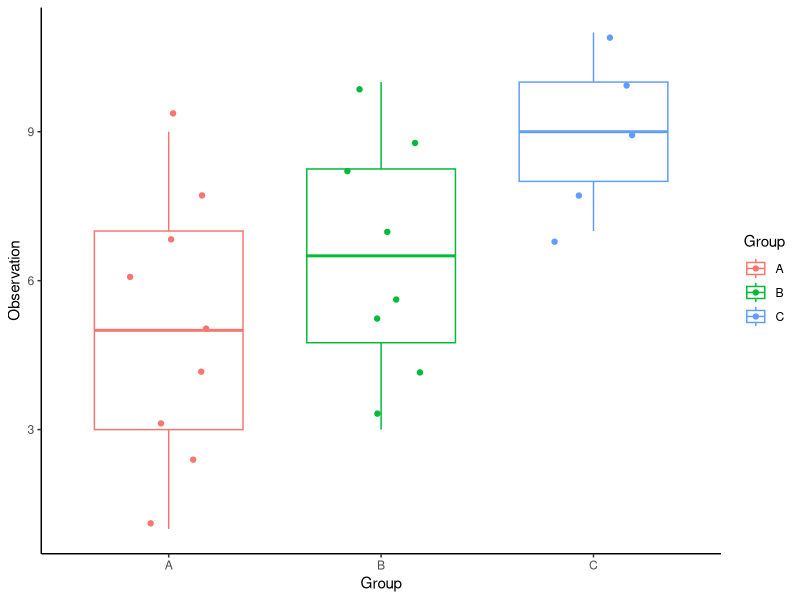
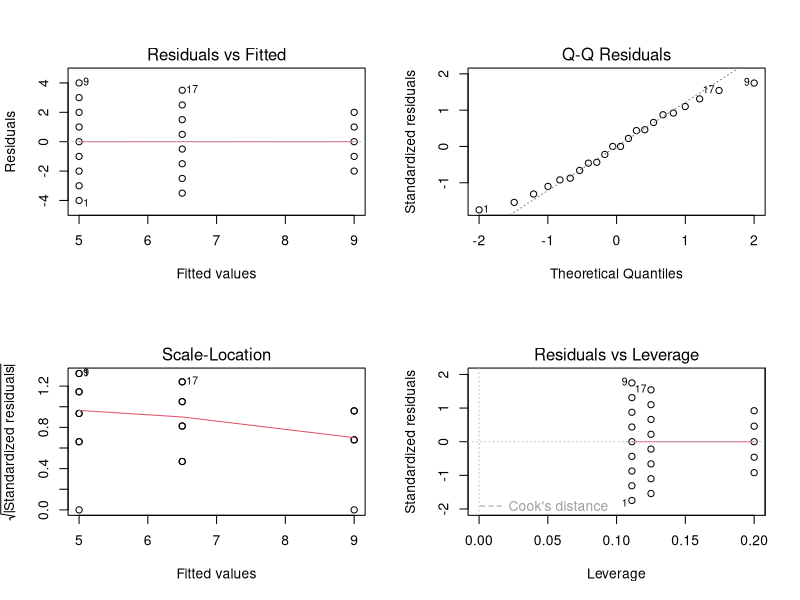
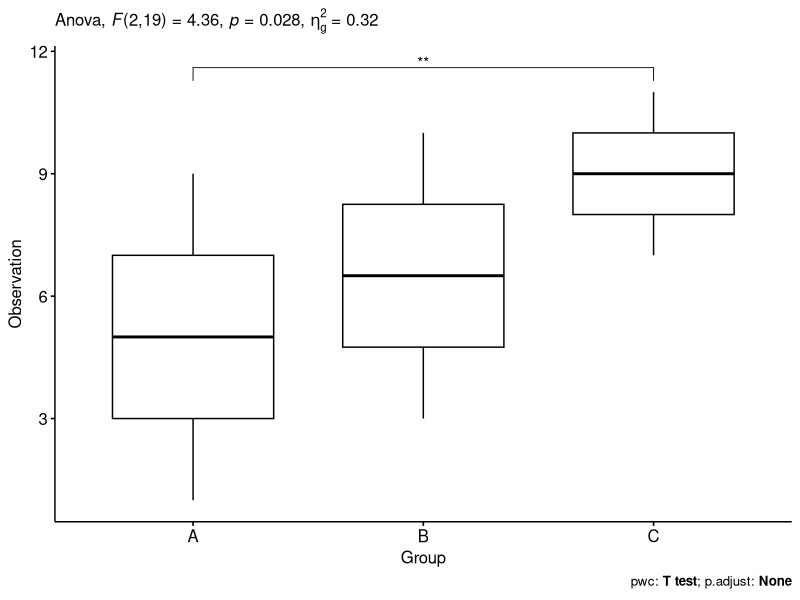
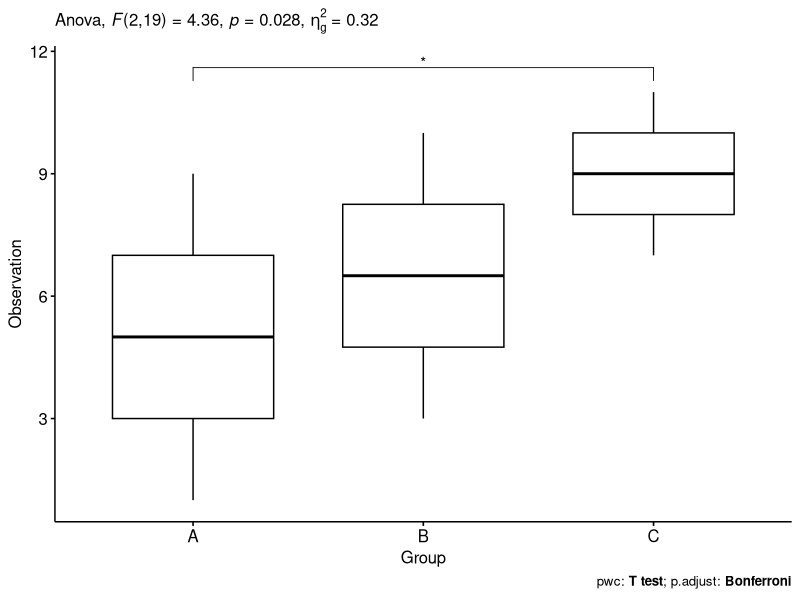
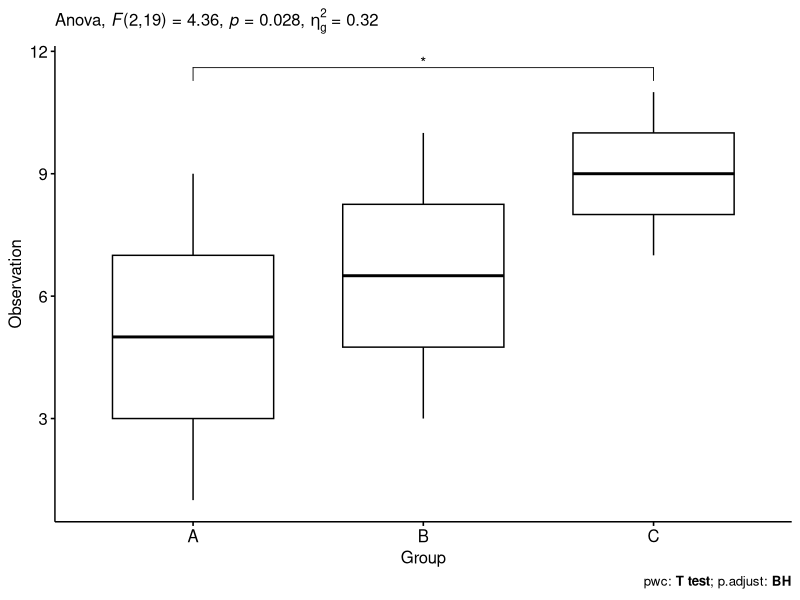
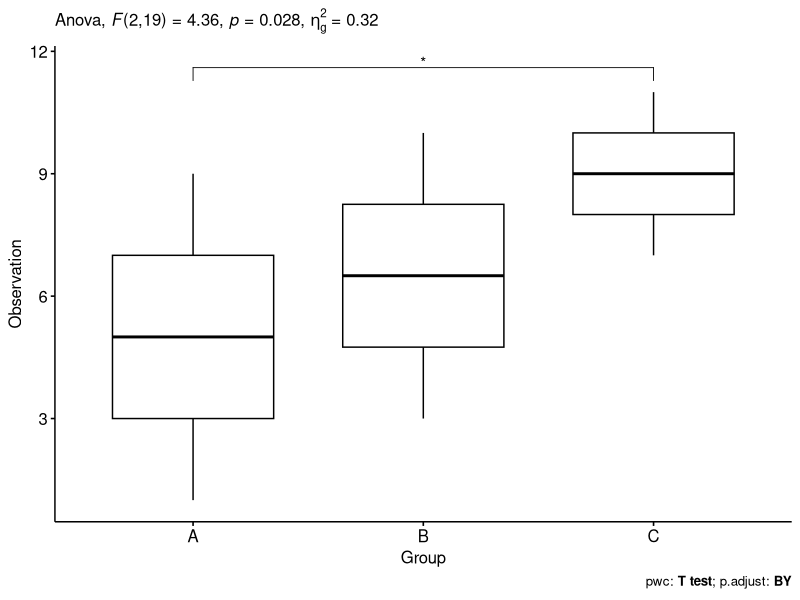
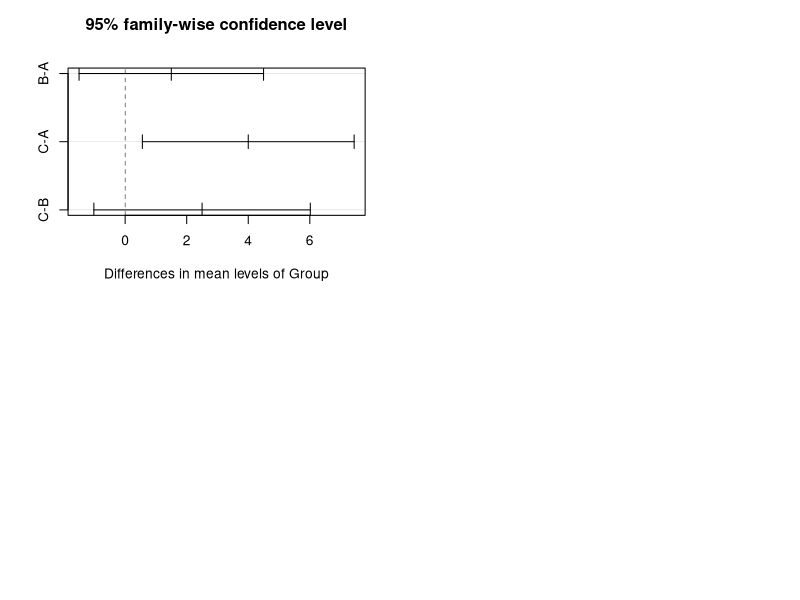
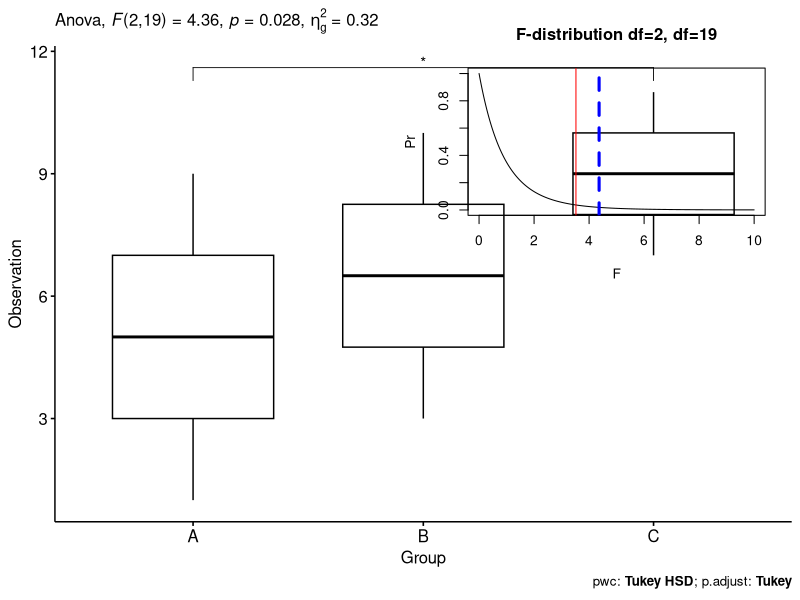

Source code (R) for these figures, in order:
## ---- chunk 1
knitr::opts_chunk$set(echo = TRUE)
library(ggplot2)
library(ggpubr)
library(knitr)

library(tidyverse)
library(dplyr)
library(reshape2)
library(ggpubr)
library(rstatix)
## ---- chunk 2
Simple<-read.csv("SimpleData.csv",stringsAsFactors = TRUE)

summary(Simple)

Simple %>%
    group_by(Group) %>%
     summarize(mean_size = mean(Observation, na.rm = TRUE))

## ---- chunk 3


ggboxplot(Simple, x="Group", y = "Observation",color="Group",  add = "jitter")+
    theme_classic()
## ---- chunk 4
anova_one_way <- aov(Observation~Group, data = Simple)
summary(anova_one_way)
par(mfrow = c(2, 2))
plot(anova_one_way)
## ---- chunk 5
res.aov <- Simple %>% anova_test(Observation~Group)
res.aov

fut_un <- Simple %>% 
  pairwise_t_test(
    Observation~Group, pool.sd = TRUE,
    p.adjust.method = "none"
    )
kable(fut_un)

fut_un <- fut_un %>% add_xy_position(x = "Group")
ggboxplot(Simple, x = "Group", y = "Observation") +
  stat_pvalue_manual(fut_un, hide.ns = TRUE) +
  labs(
    subtitle = get_test_label(res.aov, detailed = TRUE),
    caption = get_pwc_label(fut_un)
    )
## ---- chunk 6
fut_bon <- Simple %>% 
  pairwise_t_test(
    Observation~Group, pool.sd = TRUE,
    p.adjust.method = "bonferroni"
    )
kable(fut_bon)

fut_bon <- fut_bon %>% add_xy_position(x = "Group")
ggboxplot(Simple, x = "Group", y = "Observation") +
  stat_pvalue_manual(fut_bon, hide.ns = TRUE) +
  labs(
    subtitle = get_test_label(res.aov, detailed = TRUE),
    caption = get_pwc_label(fut_bon)
    )
## ---- chunk 7
fut_bh <- Simple %>% 
  pairwise_t_test(
    Observation~Group, pool.sd = TRUE,
    p.adjust.method = "BH"
    )
kable(fut_bh)
fut_bh <- fut_bh %>% add_xy_position(x = "Group")
ggboxplot(Simple, x = "Group", y = "Observation") +
  stat_pvalue_manual(fut_bh, hide.ns = TRUE) +
  labs(
    subtitle = get_test_label(res.aov, detailed = TRUE),
    caption = get_pwc_label(fut_bh)
    )


## ---- chunk 8
fut_by <- Simple %>% 
  pairwise_t_test(
    Observation~Group, pool.sd = TRUE,
    p.adjust.method = "BY"
    )
kable(fut_by)


fut_by <- fut_by %>% add_xy_position(x = "Group")
ggboxplot(Simple, x = "Group", y = "Observation") +
  stat_pvalue_manual(fut_by, hide.ns = TRUE) +
  labs(
    subtitle = get_test_label(res.aov, detailed = TRUE),
    caption = get_pwc_label(fut_by)
    )

## ---- chunk 9
FUP_Tuk<-TukeyHSD(anova_one_way)

FUP_Tuk
plot(FUP_Tuk)

(6.5-5)-qtukey(1-0.05,3,19)*sqrt(5.895/2*(1/8+1/9))
(6.5-5)+qtukey(1-0.05,3,19)*sqrt(5.895/2*(1/8+1/9))
## ---- chunk 10
res.aov <- Simple %>% anova_test(Observation~Group)
res.aov

pwc <- Simple %>% tukey_hsd(Observation~Group)
kable(pwc)

pwc <- pwc %>% add_xy_position(x = "Group")
ggboxplot(Simple, x = "Group", y = "Observation") +
  stat_pvalue_manual(pwc, hide.ns = TRUE) +
  labs(
    subtitle = get_test_label(res.aov, detailed = TRUE),
    caption = get_pwc_label(pwc)
    )


plot((0:1000)/100,df((0:1000)/100, 2, 19),xlab = "F",ylab="Pr",type = "l",main = "F-distribution df=2, df=19")
abline(v = c(qf(0.95, 2, 19),4.364),col=c("red", "blue"), lty=c(1,2), lwd=c(1, 3))


